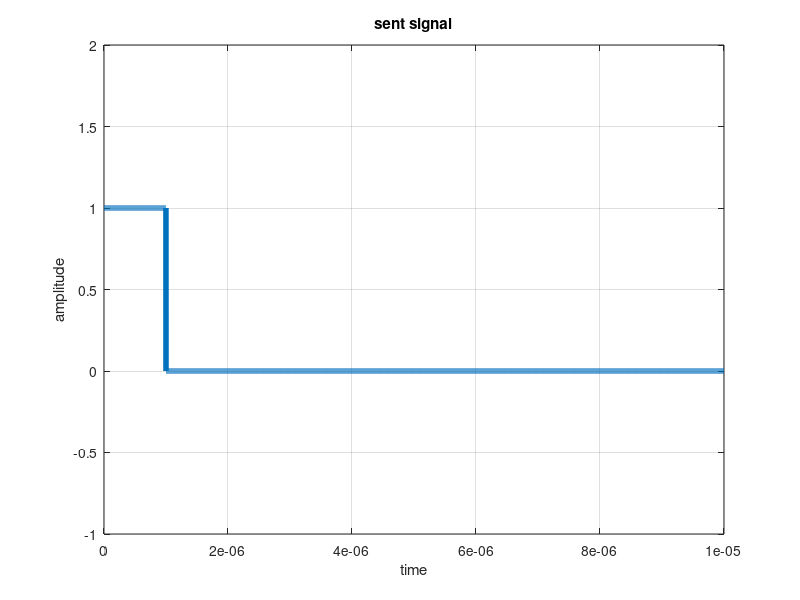

This chart was generated by the following MATLAB code:
clc;
clearvars;
ts = 1e-9;
T = 1e-5;
tau = 1e-6;
t = 0:ts:T;
sent_signal = zeros(1, length(t));
N = round(tau * length(t) / T);
sent_signal(1:N) = ones(1,N);

figure;
plot(t, sent_signal, 'LineWidth', 4)
ylim([-1 2])
xlim([0 1e-5])
ylabel('amplitude')
xlabel('time')
title('sent signal')
grid on